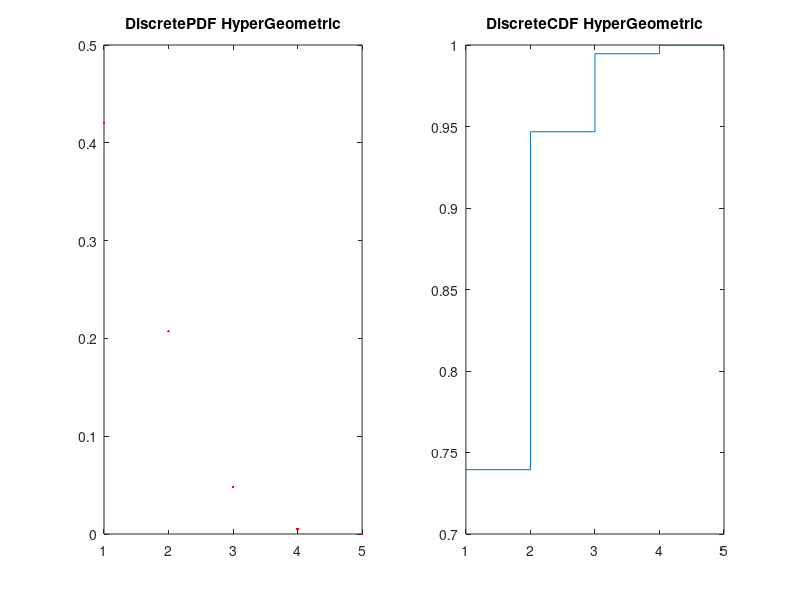
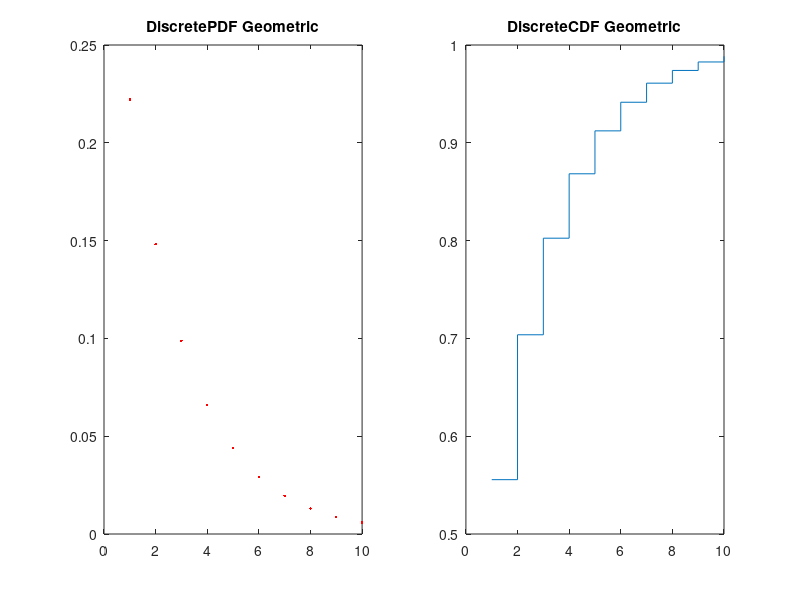
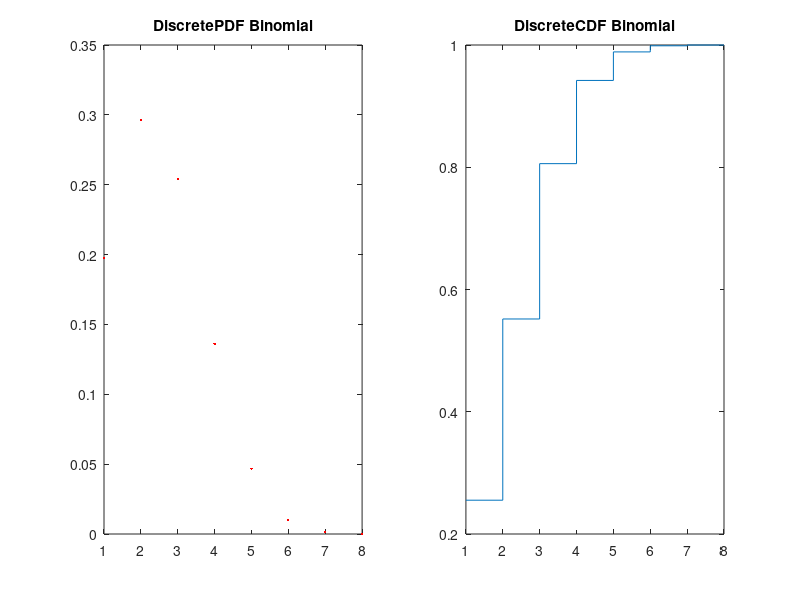
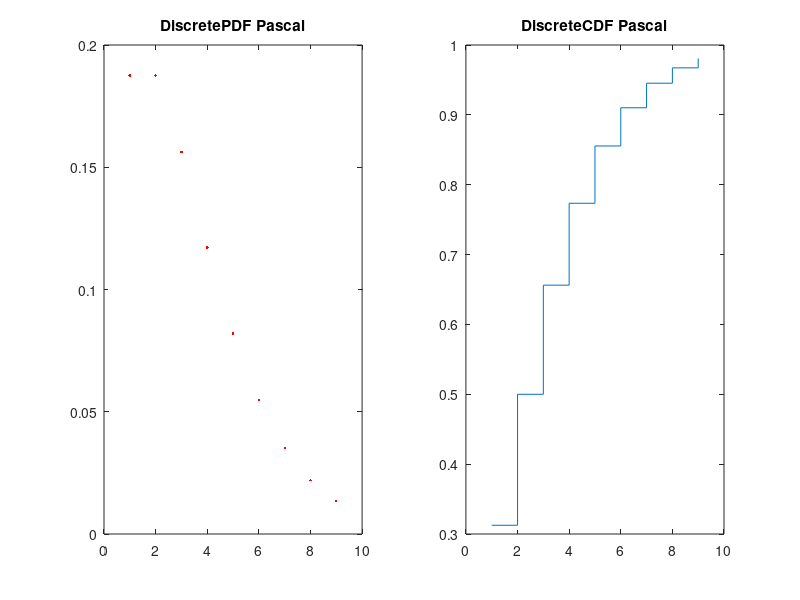

These figures' MATLAB source, in order:
subplot(1,2,1);
plot(1:5,hygepdf(1:5,100,20,5),'.r');
title('DiscretePDF HyperGeometric');

subplot(1,2,2);
stairs(1:5,hygecdf(1:5,100,20,5));
title('DiscreteCDF HyperGeometric');

figure;

subplot(1,2,1);
plot(1:10,geopdf(1:10,1/3),'.r');
title('DiscretePDF Geometric');

subplot(1,2,2);
stairs(1:10,geocdf(1:10,1/3));
title('DiscreteCDF Geometric');

figure;

subplot(1,2,1);
plot(1:8,binopdf(1:8,8,3/10),'.r');
title('DiscretePDF Binomial');

subplot(1,2,2);
stairs(1:8,binocdf(1:8,8,3/10));
title('DiscreteCDF Binomial');

figure;

subplot(1,2,1);
plot(1:9,nbinpdf(1:9,3,1/2),'.r');
title('DiscretePDF Pascal');

subplot(1,2,2);
stairs(1:9,nbincdf(1:9,3,1/2));
title('DiscreteCDF Pascal');

figure;

subplot(1,2,1);
plot(1:9,poisspdf(1:9,5),'.r');
title('DiscretePDF Poisson');

subplot(1,2,2);
stairs(1:9,poisscdf(1:9,5));
title('DiscreteCDF Poisson');

figure;

subplot(1,2,1);
plot(linspace(-4,8),normpdf(linspace(-4,8),0,1));
title('ContinuousPDF Normal');

subplot(1,2,2);
plot(linspace(-4,8),normcdf(linspace(-4,8),0,1));
title('ContinuousCDF Normal');

figure;

subplot(1,2,1);
plot(linspace(0,10),exppdf(linspace(0,10),1/2));
title('ContinuousPDF Exponential');

subplot(1,2,2);
plot(linspace(0,10),expcdf(linspace(0,10),1/2));
title('ContinuousCDF Exponential');

figure;

subplot(1,2,1);
plot(linspace(0,1),betapdf(linspace(0,1),2,5));
title('ContinuousPDF Beta');

subplot(1,2,2);
plot(linspace(0,1),betacdf(linspace(0,1),2,5));
title('ContinuousCDF Beta');

figure;

subplot(1,2,1);
plot(linspace(0,4),gampdf(linspace(0,4),1/4,1));
title('ContinuousPDF Gamma');

subplot(1,2,2);
plot(linspace(0,4),gamcdf(linspace(0,4),1/4,1));
title('ContinuousCDF Gamma');

figure;

subplot(1,2,1);
plot(linspace(-4,4),tpdf(linspace(-4,4),1));
title('ContinuousPDF Student');

subplot(1,2,2);
plot(linspace(-4,4),tcdf(linspace(-4,4),1));
title('ContinuousCDF Student');

figure;

subplot(1,2,1);
plot(linspace(0,3),fpdf(linspace(0,3),100,100));
title('ContinuousPDF Snedecor-Fischer');

subplot(1,2,2);
plot(linspace(0,3),fcdf(linspace(0,3),100,100));
title('ContinuousCDF Snedecor-Fischer');